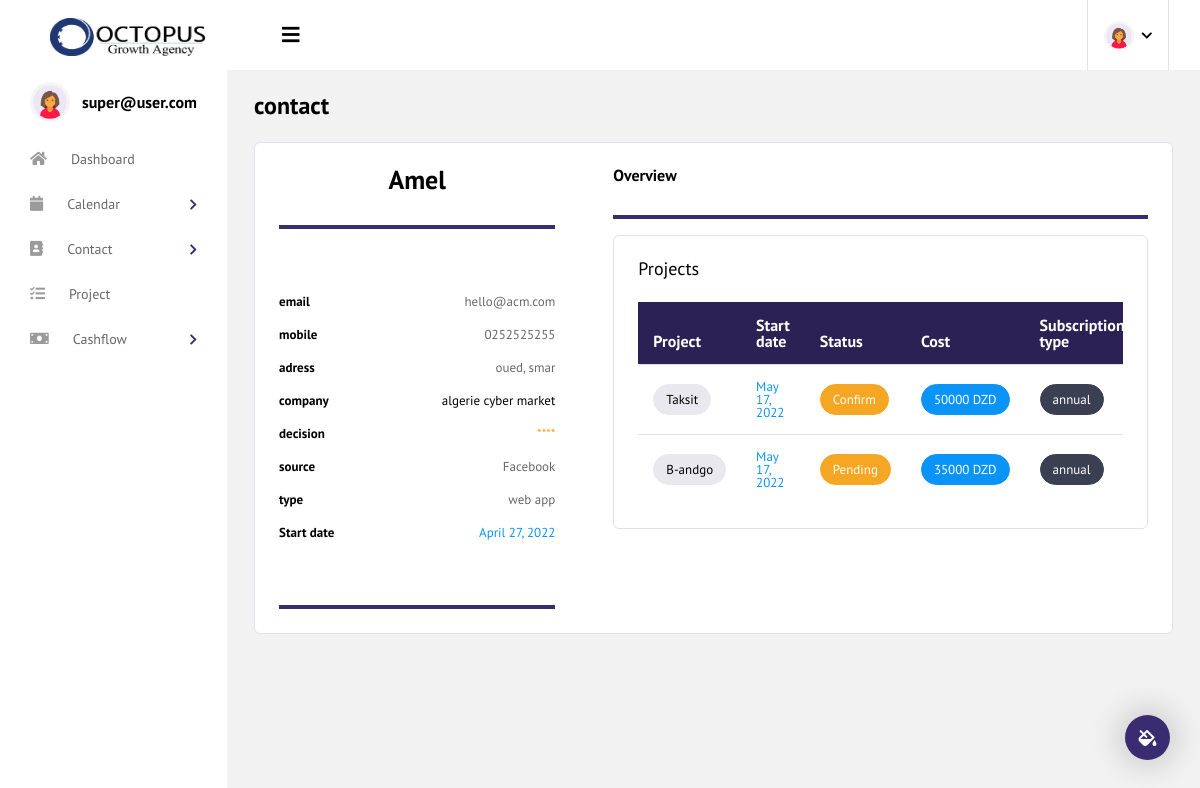
Before: /contact/clientdetail/1/ (signed in) with the older database file.
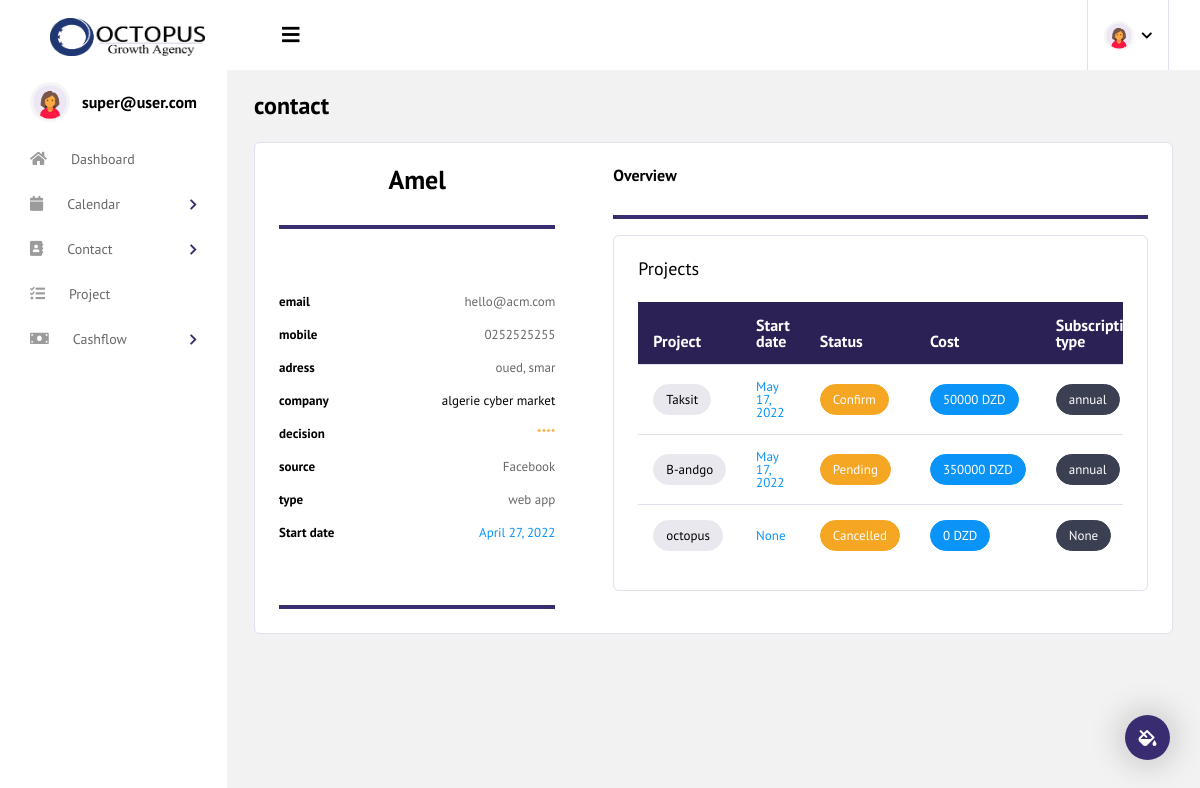
After: the same page with the newer database file.
### project/models.py (models this page shows, shortened)
class Project (models.Model):
    name                    = models.CharField(max_length=254)
    company                 = models.ForeignKey(Company, on_delete=models.CASCADE, verbose_name="client", related_name="projects")
    manager                 = models.ForeignKey(Employee, blank=True, null=True, on_delete=models.CASCADE) #####??????
    cost                    = models.DecimalField(max_digits=20 , decimal_places=0, default=0)
    started_date            = models.DateField(blank=True, null=True)
    deadline                = models.DateField(blank=True, null=True)
    project_type            = models.CharField(choices=PROJECT_TYPE_CHOICES, max_length=2, blank=True, null=True)
    contract                = models.CharField(choices=CONTRACT_TYPE_CHOICES, max_length=2, blank=True, null=True)
    contract_expiration     = models.DateField(blank=True, null=True)
    status                  = models.CharField(choices=STATUS_TYPE_CHOICES, max_length=2, blank=True, null=True)
    description             = tinymce_models.HTMLField( blank=True, null=True)
    created     = models.DateTimeField(auto_now_add=True)
    updated     = models.DateTimeField(auto_now=True)

### contact/views.py (the view)
# urls.py: path('clientdetail/<int:pk>/', login_required(ClientDetailView.as_view()), name="clientdetail"),
class ClientDetailView(RedirectPermissionRequiredMixin, DetailView):
    model = Employee
    template_name= "client_detail.html"
    permission_required= 'contact.view_employee'
    def get_context_data(self, **kwargs):
        context = super(ClientDetailView, self).get_context_data(**kwargs)
        employee_id = self.get_object().id
        context["projects"] = Project.objects.all()
        context["client_projects"] = Project.objects.filter(manager=employee_id)
        return context

### contact/models.py (called while the page is built)
    def __str__(self):
        return self.name

### contact/templates/client_detail.html (shortened to what the changed rows need)
{% extends "base.html" %}
{% load static %}
{% block content %}
<div class="content-wrapper">
  <div class="row">
    <div class="col-12">
      <div class="card">
        <div class="card-body">
          <div class="row">
            <div class="col-lg-8 pl-lg-5">
              <div class="profile-feed">
                  <div class="card">
                    <div class="card-body">
                      <div class="table-responsive">
                        <table class="table">
                          <thead style="background-color: #2b2155; color:#fff;">
                            <tr>
                              <th>Project</th>
                              <th>Start date</th>
                              <th>Status</th>
                              <th>Cost</th>
                              <th>Subscription type</th>
                            </tr>
                          </thead>
                          <tbody>
                            {% for project in client_projects %}
                            <tr role="row" class="odd">
                                    <td > <span class="badge badge-pill badge-light"><a href="{% url 'project:projectdetail' project.pk %}" style=" text-decoration:none; color:black;"> {{project.name}} </span></td>
                                    <td> <span  class="d-block text-info">{{project.started_date}}</span></td>
                                    <td>
                                      {% if project.get_status_display == 'confirm' %}
                                          <span class="badge badge-pill badge-success"> {{project.get_status_display}}</span>
                                      {% elif project.get_status_display == 'completed' %}
                                          <span class="badge badge-pill badge-info">{{project.get_status_display}}</span>
                                      {% else  %}
                                           <span class="badge badge-pill badge-warning">{{project.get_status_display}}</span>
                                      {% endif %}</td>
                                    <td><span class=" badge badge-pill badge-info">{{project.cost}} DZD </span></td>
                                    <td><span  class="badge badge-pill badge-dark">{{project.get_contract_display}}</span></td>
                                </tr>
                            {% endfor %}
                          </tbody>
                        </table>
                      </div>
                    </div>
                  </div>
                </div>
              </div>
            </div>
          </div>
        </div>
      </div>
    </div>
  </div>
</div>
{% endblock content %}

Changed rows visible on the page:
changed Project "B-andgo": cost "35000" → "350000"
now on this page (row edited): Project: name "octopus", started_date "None", status "Cancelled", cost "0", contract "None"
